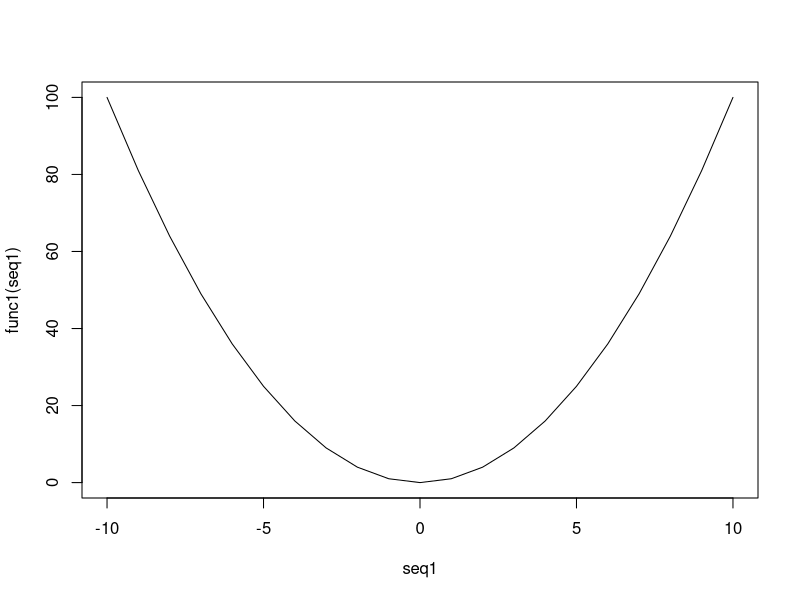
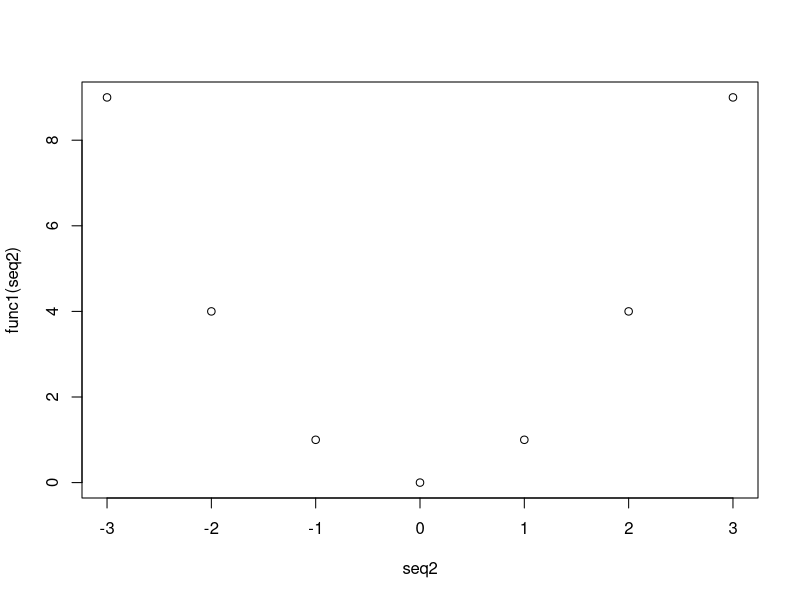
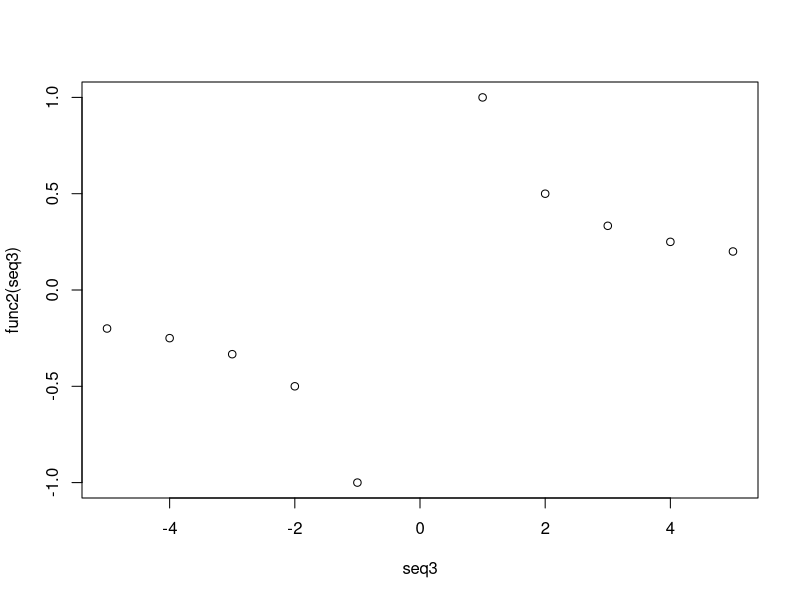
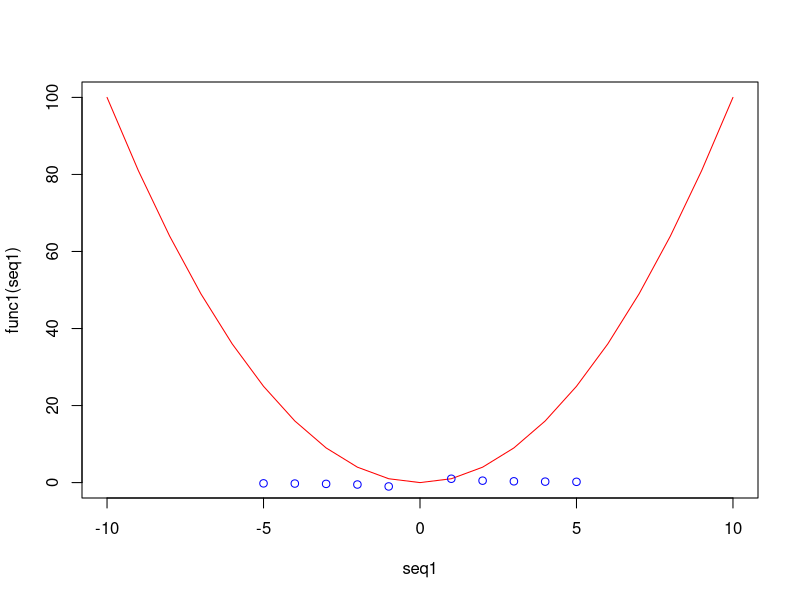

The R source for these figures, in order:
seq1 = seq(-10,10)
seq2 = c(-3,-2,-1,0,1,2,3)
seq3 = c(-5,-4,-3,-2,-1,1,2,3,4,5)

func1 = function(x) {
  return(x^2)
}

func2 = function(x) {
  return(1/x)
}

plot(seq1,func1(seq1), type="l")
plot(seq2,func1(seq2), type="p")
plot(seq3,func2(seq3), type="p")

# 1 and 3 together

plot(seq1,func1(seq1), type="l", col="red", xlim=c(-10, 10), ylim=c(0, 100))
points(seq3,func2(seq3), type="p", col="blue")
